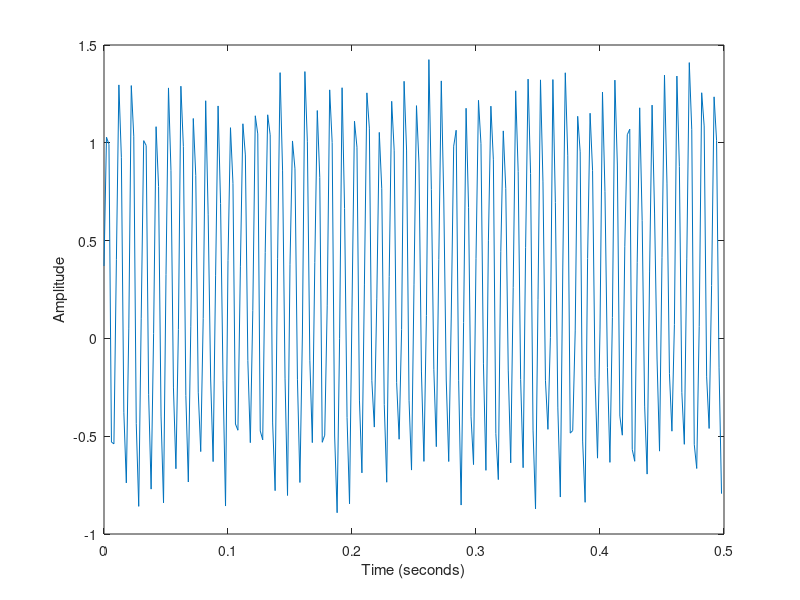

MATLAB code for this plot:
Ts = 1/500;
t = 0:Ts:0.5-Ts;
fs = 1/Ts;
x = sin(2*pi*100*t);
n = length(x);
x = x+0.5*rand(1,n);
plot(t,x)
xlabel('Time (seconds)')
ylabel('Amplitude')
y = fft(x);

fshift = (-n/2:n/2-1)*(fs/n);
yshift = fftshift(y);
%plot(fshift,abs(yshift))
%xlabel('Frequency (Hz)')
%ylabel('Magnitude')
